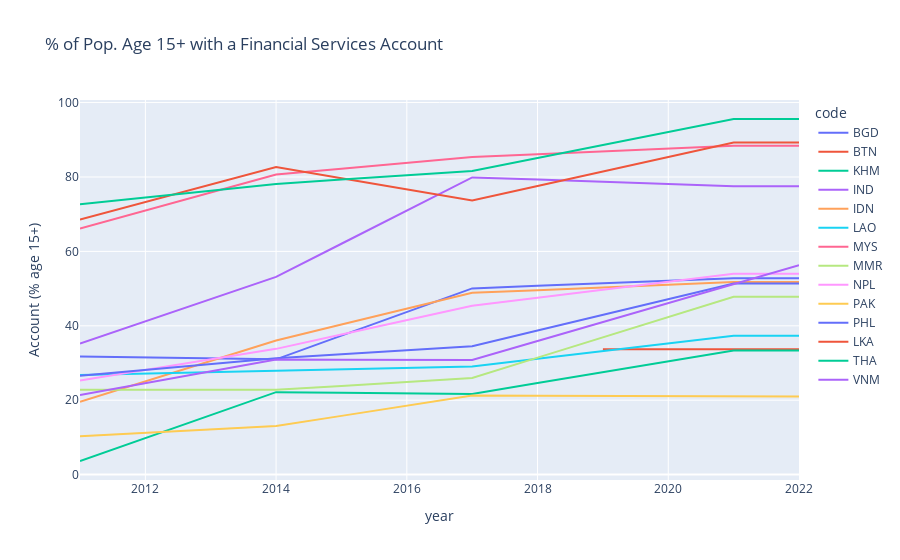

Write notebook code for a chart like this one.
### Code cell
#interactive
px.line(
    df_for_interactive,
    x = 'year',
    y = 'Account (% age 15+)',
    color = 'code',
    title='% of Pop. Age 15+ with a Financial Services Account'
)

### Figure 1 — Plotly figure (JSON) as saved in the notebook; plotly's stock layout.template omitted (floating-point values rounded to 4 significant figures)
{"data": [{"hovertemplate": "code=BGD<br>year=%{x}<br>Account (% age 15+)=%{y}<extra></extra>", "legendgroup": "BGD", "line": {"color": "#636efa", "dash": "solid"}, "marker": {"symbol": "circle"}, "mode": "lines", "name": "BGD", "orientation": "v", "showlegend": true, "type": "scatter", "x": [2011, 2012, 2013, 2014, 2015, 2016, 2017, 2018, 2019, 2020, 2021, 2022], "xaxis": "x", "y": [31.74, 31.49, 31.24, 30.99, 37.34, 43.7, 50.05, 50.74, 51.43, 52.12, 52.81, 52.81], "yaxis": "y"}, {"hovertemplate": "code=BTN<br>year=%{x}<br>Account (% age 15+)=%{y}<extra></extra>", "legendgroup": "BTN", "line": {"color": "#EF553B", "dash": "solid"}, "marker": {"symbol": "circle"}, "mode": "lines", "name": "BTN", "orientation": "v", "showlegend": true, "type": "scatter", "x": [2019, 2020, 2021, 2022], "xaxis": "x", "y": [33.67, 33.67, 33.67, 33.67], "yaxis": "y"}, {"hovertemplate": "code=KHM<br>year=%{x}<br>Account (% age 15+)=%{y}<extra></extra>", "legendgroup": "KHM", "line": {"color": "#00cc96", "dash": "solid"}, "marker": {"symbol": "circle"}, "mode": "lines", "name": "KHM", "orientation": "v", "showlegend": true, "type": "scatter", "x": [2011, 2012, 2013, 2014, 2015, 2016, 2017, 2018, 2019, 2020, 2021, 2022], "xaxis": "x", "y": [3.66, 9.83, 16.0, 22.17, 22.0, 21.84, 21.67, 24.6, 27.53, 30.46, 33.39, 33.39], "yaxis": "y"}, {"hovertemplate": "code=IND<br>year=%{x}<br>Account (% age 15+)=%{y}<extra></extra>", "legendgroup": "IND", "line": {"color": "#ab63fa", "dash": "solid"}, "marker": {"symbol": "circle"}, "mode": "lines", "name": "IND", "orientation": "v", "showlegend": true, "type": "scatter", "x": [2011, 2012, 2013, 2014, 2015, 2016, 2017, 2018, 2019, 2020, 2021, 2022], "xaxis": "x", "y": [35.23, 41.2, 47.17, 53.14, 62.05, 70.97, 79.88, 79.29, 78.7, 78.12, 77.53, 77.53], "yaxis": "y"}, {"hovertemplate": "code=IDN<br>year=%{x}<br>Account (% age 15+)=%{y}<extra></extra>", "legendgroup": "IDN", "line": {"color": "#FFA15A", "dash": "solid"}, "marker": {"symbol": "circle"}, "mode": "lines", "name": "IDN", "orientation": "v", "showlegend": true, "type": "scatter", "x": [2011, 2012, 2013, 2014, 2015, 2016, 2017, 2018, 2019, 2020, 2021, 2022], "xaxis": "x", "y": [19.58, 25.07, 30.57, 36.06, 40.33, 44.59, 48.86, 49.59, 50.31, 51.03, 51.76, 51.76], "yaxis": "y"}, {"hovertemplate": "code=LAO<br>year=%{x}<br>Account (% age 15+)=%{y}<extra></extra>", "legendgroup": "LAO", "line": {"color": "#19d3f3", "dash": "solid"}, "marker": {"symbol": "circle"}, "mode": "lines", "name": "LAO", "orientation": "v", "showlegend": true, "type": "scatter", "x": [2011, 2012, 2013, 2014, 2015, 2016, 2017, 2018, 2019, 2020, 2021, 2022], "xaxis": "x", "y": [26.77, 27.15, 27.53, 27.91, 28.3, 28.68, 29.06, 31.12, 33.19, 35.26, 37.32, 37.32], "yaxis": "y"}, {"hovertemplate": "code=MYS<br>year=%{x}<br>Account (% age 15+)=%{y}<extra></extra>", "legendgroup": "MYS", "line": {"color": "#FF6692", "dash": "solid"}, "marker": {"symbol": "circle"}, "mode": "lines", "name": "MYS", "orientation": "v", "showlegend": true, "type": "scatter", "x": [2011, 2012, 2013, 2014, 2015, 2016, 2017, 2018, 2019, 2020, 2021, 2022], "xaxis": "x", "y": [66.17, 71.0, 75.84, 80.67, 82.23, 83.78, 85.34, 86.1, 86.86, 87.61, 88.37, 88.37], "yaxis": "y"}, {"hovertemplate": "code=MMR<br>year=%{x}<br>Account (% age 15+)=%{y}<extra></extra>", "legendgroup": "MMR", "line": {"color": "#B6E880", "dash": "solid"}, "marker": {"symbol": "circle"}, "mode": "lines", "name": "MMR", "orientation": "v", "showlegend": true, "type": "scatter", "x": [2011, 2012, 2013, 2014, 2015, 2016, 2017, 2018, 2019, 2020, 2021, 2022], "xaxis": "x", "y": [22.78, 22.78, 22.78, 22.78, 23.85, 24.92, 25.99, 31.44, 36.89, 42.34, 47.79, 47.79], "yaxis": "y"}, {"hovertemplate": "code=NPL<br>year=%{x}<br>Account (% age 15+)=%{y}<extra></extra>", "legendgroup": "NPL", "line": {"color": "#FF97FF", "dash": "solid"}, "marker": {"symbol": "circle"}, "mode": "lines", "name": "NPL", "orientation": "v", "showlegend": true, "type": "scatter", "x": [2011, 2012, 2013, 2014, 2015, 2016, 2017, 2018, 2019, 2020, 2021, 2022], "xaxis": "x", "y": [25.31, 28.14, 30.97, 33.8, 37.66, 41.53, 45.39, 47.54, 49.7, 51.85, 54.0, 54.0], "yaxis": "y"}, {"hovertemplate": "code=PAK<br>year=%{x}<br>Account (% age 15+)=%{y}<extra></extra>", "legendgroup": "PAK", "line": {"color": "#FECB52", "dash": "solid"}, "marker": {"symbol": "circle"}, "mode": "lines", "name": "PAK", "orientation": "v", "showlegend": true, "type": "scatter", "x": [2011, 2012, 2013, 2014, 2015, 2016, 2017, 2018, 2019, 2020, 2021, 2022], "xaxis": "x", "y": [10.31, 11.22, 12.13, 13.04, 15.79, 18.54, 21.29, 21.21, 21.14, 21.06, 20.98, 20.98], "yaxis": "y"}, {"hovertemplate": "code=PHL<br>year=%{x}<br>Account (% age 15+)=%{y}<extra></extra>", "legendgroup": "PHL", "line": {"color": "#636efa", "dash": "solid"}, "marker": {"symbol": "circle"}, "mode": "lines", "name": "PHL", "orientation": "v", "showlegend": true, "type": "scatter", "x": [2011, 2012, 2013, 2014, 2015, 2016, 2017, 2018, 2019, 2020, 2021, 2022], "xaxis": "x", "y": [26.56, 28.14, 29.71, 31.29, 32.36, 33.43, 34.5, 38.72, 42.94, 47.15, 51.37, 51.37], "yaxis": "y"}, {"hovertemplate": "code=LKA<br>year=%{x}<br>Account (% age 15+)=%{y}<extra></extra>", "legendgroup": "LKA", "line": {"color": "#EF553B", "dash": "solid"}, "marker": {"symbol": "circle"}, "mode": "lines", "name": "LKA", "orientation": "v", "showlegend": true, "type": "scatter", "x": [2011, 2012, 2013, 2014, 2015, 2016, 2017, 2018, 2019, 2020, 2021, 2022], "xaxis": "x", "y": [68.53, 73.25, 77.97, 82.69, 79.68, 76.66, 73.65, 77.56, 81.46, 85.36, 89.27, 89.27], "yaxis": "y"}, {"hovertemplate": "code=THA<br>year=%{x}<br>Account (% age 15+)=%{y}<extra></extra>", "legendgroup": "THA", "line": {"color": "#00cc96", "dash": "solid"}, "marker": {"symbol": "circle"}, "mode": "lines", "name": "THA", "orientation": "v", "showlegend": true, "type": "scatter", "x": [2011, 2012, 2013, 2014, 2015, 2016, 2017, 2018, 2019, 2020, 2021, 2022], "xaxis": "x", "y": [72.67, 74.49, 76.32, 78.14, 79.29, 80.44, 81.59, 85.09, 88.59, 92.08, 95.58, 95.58], "yaxis": "y"}, {"hovertemplate": "code=VNM<br>year=%{x}<br>Account (% age 15+)=%{y}<extra></extra>", "legendgroup": "VNM", "line": {"color": "#ab63fa", "dash": "solid"}, "marker": {"symbol": "circle"}, "mode": "lines", "name": "VNM", "orientation": "v", "showlegend": true, "type": "scatter", "x": [2011, 2012, 2013, 2014, 2015, 2016, 2017, 2018, 2019, 2020, 2021, 2022], "xaxis": "x", "y": [21.37, 24.56, 27.76, 30.95, 30.9, 30.85, 30.8, 35.89, 40.99, 46.08, 51.18, 56.27], "yaxis": "y"}], "layout": {"legend": {"title": {"text": "code"}, "tracegroupgap": 0}, "title": {"text": "% of Pop. Age 15+ with a Financial Services Account"}, "xaxis": {"anchor": "y", "domain": [0, 1], "title": {"text": "year"}}, "yaxis": {"anchor": "x", "domain": [0, 1], "title": {"text": "Account (% age 15+)"}}}}
